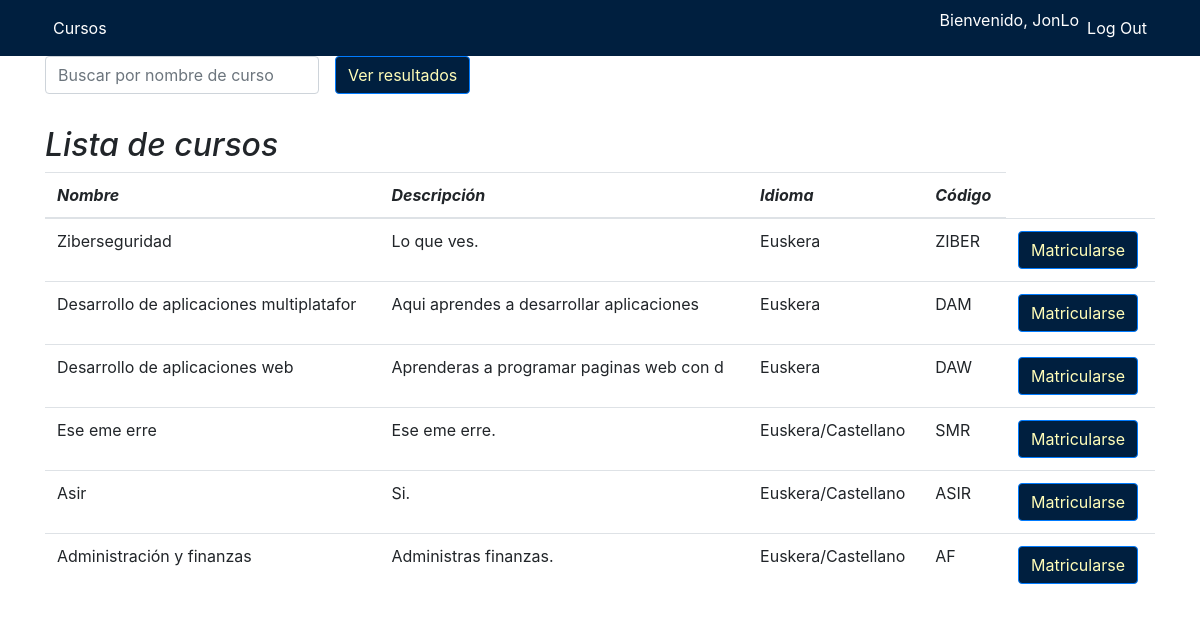
/Erronka1/View/verCursos.php (signed in), run on the app's committed database.
### tables this page shows
CREATE TABLE `cursos` (
  `id` int(11) NOT NULL,
  `nombre` varchar(40) DEFAULT NULL,
  `descripcion` varchar(80) DEFAULT NULL,
  `idioma` varchar(50) DEFAULT NULL,
  `codigo` varchar(10) DEFAULT NULL
);

### Erronka1/funciones.php (called while the page is built, shortened)
<?php
function escapar($html) {
  return htmlspecialchars($html, ENT_QUOTES | ENT_SUBSTITUTE, "UTF-8");
}

### Erronka1/View/verCursos.php (the view, shortened to what this page needs)
<html>
<?php
  $loggedIn = isset($_SESSION['user_id']);
  $type = ($_SESSION['user_type']);
  $name = ($_SESSION['user_name']);
?>
<head>
    <link rel="stylesheet" href="https://cdn.jsdelivr.net/npm/bootstrap@4.4.1/dist/css/bootstrap.min.css">
    <link rel="stylesheet" type="text/css" href="../Css/style.css">
  </head>
<?php
include '../funciones.php';
require_once "../Controller/UsuarioController.php";
$error = false;
$config = include '../config.php';
try {
  $dsn = 'mysql:host=' . $config['db']['host'] . ';dbname=' . $config['db']['name'];
  $conexion = new PDO($dsn, $config['db']['user'], $config['db']['pass'], $config['db']['options']);
  if (isset($_POST['nombre'])) {
    $consultaSQL = "SELECT * FROM cursos WHERE nombre LIKE '%" . $_POST['nombre'] . "%'";
  } else {
    $consultaSQL = "SELECT * FROM cursos";
  }
  $sentencia = $conexion->prepare($consultaSQL);
  $sentencia->execute();
  $cursos = $sentencia->fetchAll();
} catch(PDOException $error) {
  $error= $error->getMessage();
}
$titulo = isset($_POST['nombre']) ? 'Lista de cursos (' . $_POST['nombre'] . ')' : 'Lista de cursos';
?>
<nav class="navbar navbar-expand-lg ">
        <div class="container">
            <?php if ($loggedIn && $type === 'Alumno'): ?>
            <ul class="navbar-nav mr-auto">
                <li class="nav-item">
                    <a class="nav-link" href="verCursos.php">Cursos</a>
                </li>
            </ul>
            <ul class="navbar-nav ml-auto">
                <li class="nav-item">
                  <p style="color: white;">Bienvenido, <?php echo $name; ?></p>
                </li>
                <li class="nav-item">
                    <a class="nav-link" href="logout.php">Log Out</a>
                </li>
            </ul>
            <?php endif; ?>
        </div>
</nav>
<div class="container">
  <div class="row">
    <div class="col-md-12">
      <form method="post" class="form-inline">
        <div class="form-group mr-3">
          <input type="text" id="nombre" name="nombre" placeholder="Buscar por nombre de curso" class="form-control">
        </div>
        <button type="submit" name="submit" class="btn btn-primary">Ver resultados</button>
      </form>
    </div>
  </div>
</div>
<div class="container">
  <div class="row">
    <div class="col-md-12">
      <h2 class="mt-3"><?= $titulo ?></h2>
      <table class="table">
        <thead>
          <tr>
            <th>Nombre</th>
            <th>Descripción</th>
            <th>Idioma</th>
            <th>Código</th>
          </tr>
        </thead>
        <tbody>
          <?php
            foreach ($cursos as $curso) {
              ?>
              <tr>
                <td><?php echo escapar($curso["nombre"]); ?></td>
                <td><?php echo escapar($curso["descripcion"]); ?></td>
                <td><?php echo escapar($curso["idioma"]); ?></td>
                <td><?php echo escapar($curso["codigo"]); ?></td>
                <td><a href="<?= 'verCursos.php?action=matriculatu&id=' . escapar($curso["id"]) ?>" class="btn btn-primary">Matricularse</a></td>
              </tr>
              <?php
            }
          ?>
      </table>
    </div>
  </div>
</div>
</html>

### Erronka1/Css/style.css (style rules this page uses)
h2 { font-style: italic; }
.navbar { background-color: #001f3f; }
.navbar-nav .nav-link { color: #fff; font-weight: normal; }
.btn { background-color: #001f3f; color: #fffdb8; }
a { color:darkblue; }
th { font-style: italic; }
p { color: white; }

### data on the page
cursos: nombre "Ziberseguridad", descripcion "Lo que ves.", idioma "Euskera", codigo "ZIBER"
cursos: nombre "Desarrollo de aplicaciones multiplatafor", descripcion "Aqui aprendes a desarrollar aplicaciones", idioma "Euskera", codigo "DAM"
cursos: nombre "Desarrollo de aplicaciones web", descripcion "Aprenderas a programar paginas web con d", idioma "Euskera", codigo "DAW"
cursos: nombre "Ese eme erre", descripcion "Ese eme erre.", idioma "Euskera/Castellano", codigo "SMR"
cursos: nombre "Asir", descripcion "Si.", idioma "Euskera/Castellano", codigo "ASIR"
cursos: nombre "Administración y finanzas", descripcion "Administras finanzas.", idioma "Euskera/Castellano", codigo "AF"

### other printed values
$name "JonLo"
$titulo "Lista de cursos"
